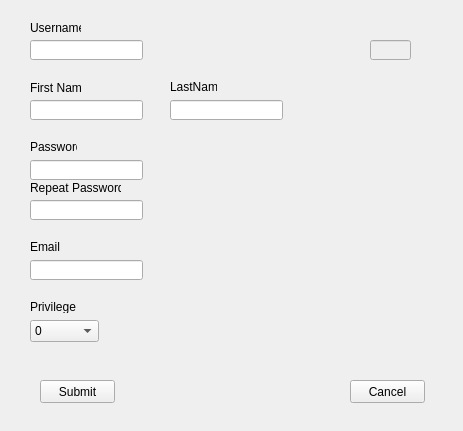
<?xml version="1.0" encoding="UTF-8"?>
<ui version="4.0">
 <class>UserMod</class>
 <widget class="QWidget" name="UserMod">
  <property name="geometry">
   <rect>
    <x>0</x>
    <y>0</y>
    <width>463</width>
    <height>431</height>
   </rect>
  </property>
  <property name="sizePolicy">
   <sizepolicy hsizetype="Fixed" vsizetype="Fixed">
    <horstretch>0</horstretch>
    <verstretch>0</verstretch>
   </sizepolicy>
  </property>
  <property name="windowTitle">
   <string>User Management</string>
  </property>
  <widget class="QLineEdit" name="LastnameInput">
   <property name="geometry">
    <rect>
     <x>170</x>
     <y>100</y>
     <width>113</width>
     <height>20</height>
    </rect>
   </property>
  </widget>
  <widget class="QLineEdit" name="UsernameInput">
   <property name="geometry">
    <rect>
     <x>30</x>
     <y>40</y>
     <width>113</width>
     <height>20</height>
    </rect>
   </property>
  </widget>
  <widget class="QLineEdit" name="FirstnameInput">
   <property name="geometry">
    <rect>
     <x>30</x>
     <y>100</y>
     <width>113</width>
     <height>20</height>
    </rect>
   </property>
  </widget>
  <widget class="QLineEdit" name="Password1Input">
   <property name="geometry">
    <rect>
     <x>30</x>
     <y>160</y>
     <width>113</width>
     <height>20</height>
    </rect>
   </property>
   <property name="echoMode">
    <enum>QLineEdit::Normal</enum>
   </property>
  </widget>
  <widget class="QLineEdit" name="Password2Input">
   <property name="geometry">
    <rect>
     <x>30</x>
     <y>200</y>
     <width>113</width>
     <height>20</height>
    </rect>
   </property>
   <property name="echoMode">
    <enum>QLineEdit::Normal</enum>
   </property>
  </widget>
  <widget class="QLineEdit" name="EmailInput">
   <property name="geometry">
    <rect>
     <x>30</x>
     <y>260</y>
     <width>113</width>
     <height>20</height>
    </rect>
   </property>
  </widget>
  <widget class="QPushButton" name="SubmitButton">
   <property name="geometry">
    <rect>
     <x>40</x>
     <y>380</y>
     <width>75</width>
     <height>23</height>
    </rect>
   </property>
   <property name="text">
    <string>Submit</string>
   </property>
  </widget>
  <widget class="QPushButton" name="CancelButton">
   <property name="geometry">
    <rect>
     <x>350</x>
     <y>380</y>
     <width>75</width>
     <height>23</height>
    </rect>
   </property>
   <property name="text">
    <string>Cancel</string>
   </property>
  </widget>
  <widget class="QLabel" name="label">
   <property name="geometry">
    <rect>
     <x>30</x>
     <y>20</y>
     <width>51</width>
     <height>16</height>
    </rect>
   </property>
   <property name="text">
    <string>Username</string>
   </property>
  </widget>
  <widget class="QLabel" name="label_2">
   <property name="geometry">
    <rect>
     <x>30</x>
     <y>80</y>
     <width>51</width>
     <height>16</height>
    </rect>
   </property>
   <property name="text">
    <string>First Name</string>
   </property>
  </widget>
  <widget class="QLabel" name="label_3">
   <property name="geometry">
    <rect>
     <x>170</x>
     <y>80</y>
     <width>47</width>
     <height>13</height>
    </rect>
   </property>
   <property name="text">
    <string>LastName</string>
   </property>
  </widget>
  <widget class="QLabel" name="label_4">
   <property name="geometry">
    <rect>
     <x>30</x>
     <y>140</y>
     <width>47</width>
     <height>13</height>
    </rect>
   </property>
   <property name="text">
    <string>Password</string>
   </property>
  </widget>
  <widget class="QLabel" name="label_5">
   <property name="geometry">
    <rect>
     <x>30</x>
     <y>180</y>
     <width>91</width>
     <height>16</height>
    </rect>
   </property>
   <property name="text">
    <string>Repeat Password</string>
   </property>
  </widget>
  <widget class="QLabel" name="label_6">
   <property name="geometry">
    <rect>
     <x>30</x>
     <y>240</y>
     <width>47</width>
     <height>13</height>
    </rect>
   </property>
   <property name="text">
    <string>Email</string>
   </property>
  </widget>
  <widget class="QLabel" name="label_7">
   <property name="geometry">
    <rect>
     <x>30</x>
     <y>300</y>
     <width>47</width>
     <height>13</height>
    </rect>
   </property>
   <property name="text">
    <string>Privilege</string>
   </property>
  </widget>
  <widget class="QComboBox" name="PrivilegeComboBox">
   <property name="geometry">
    <rect>
     <x>30</x>
     <y>320</y>
     <width>69</width>
     <height>22</height>
    </rect>
   </property>
   <item>
    <property name="text">
     <string>0</string>
    </property>
   </item>
   <item>
    <property name="text">
     <string>1</string>
    </property>
   </item>
   <item>
    <property name="text">
     <string>2</string>
    </property>
   </item>
  </widget>
  <widget class="QLineEdit" name="IdInput">
   <property name="enabled">
    <bool>false</bool>
   </property>
   <property name="geometry">
    <rect>
     <x>370</x>
     <y>40</y>
     <width>41</width>
     <height>20</height>
    </rect>
   </property>
  </widget>
 </widget>
 <layoutdefault spacing="6" margin="11"/>
 <resources/>
 <connections>
  <connection>
   <sender>CancelButton</sender>
   <signal>clicked()</signal>
   <receiver>UserMod</receiver>
   <slot>hide()</slot>
   <hints>
    <hint type="sourcelabel">
     <x>407</x>
     <y>393</y>
    </hint>
    <hint type="destinationlabel">
     <x>403</x>
     <y>294</y>
    </hint>
   </hints>
  </connection>
 </connections>
</ui>
